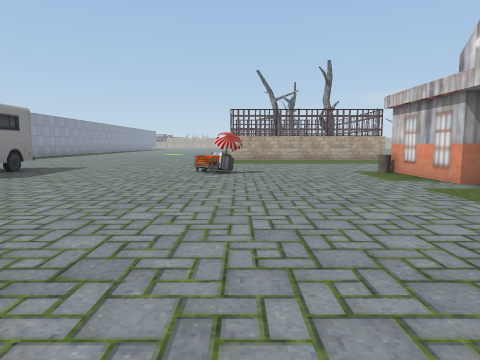
[1] (above)

24 first-person views from a walk through a Unity game level. The camera is 1.2 m above the floor, tilts 6° down and sees 70° across. The floor is counted in squares, 2 m on a side. Each view is taken from the middle of a square. On the plan, view 1 faces up. The plan holds only what a view shows up to about 10 squares ahead; the rest is blank. The place goes on beyond the plan. Some surface patterns are stand-ins.

[2]
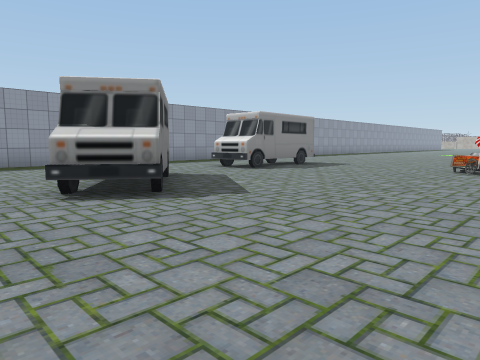

[3]
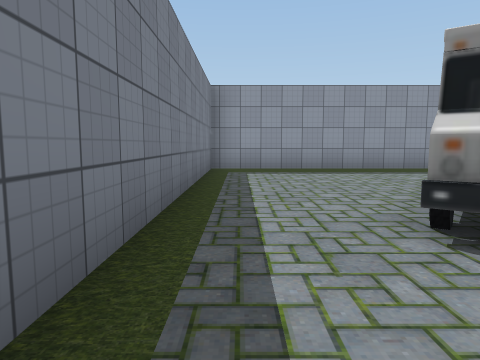

[4]
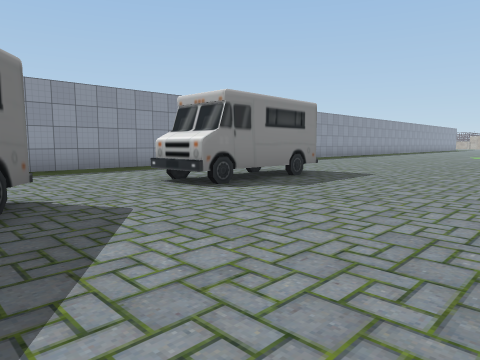

[5]
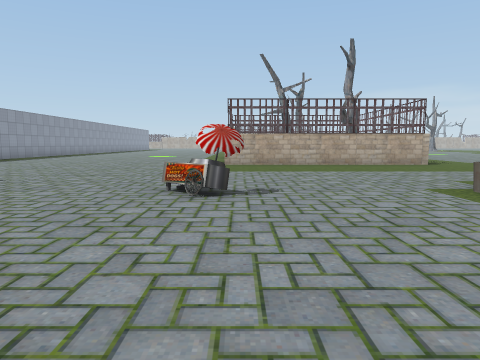

[6]
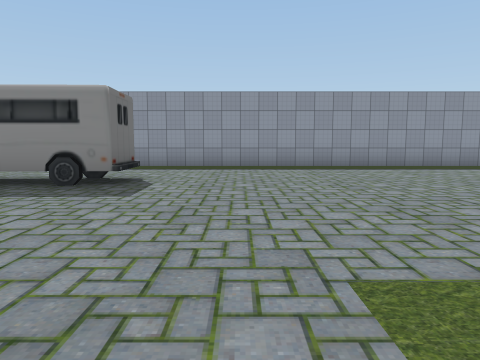

[7]
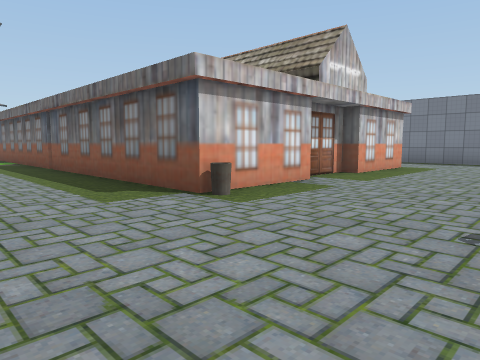

[8]
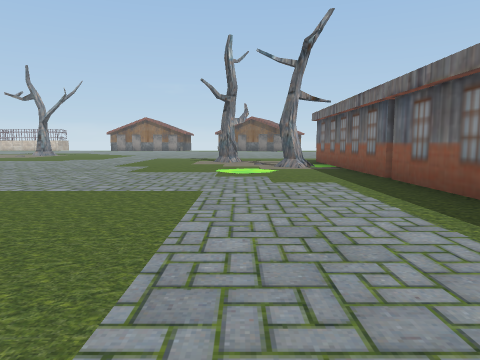

[9]
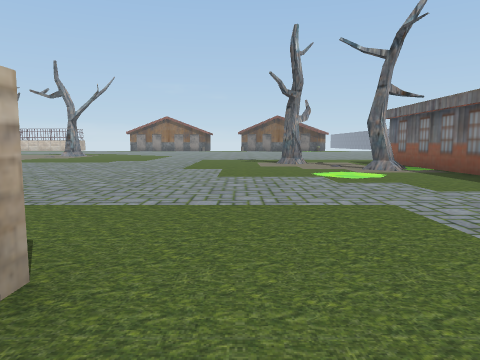

[10]
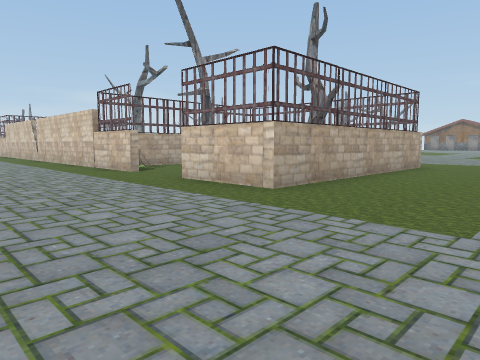

[11]
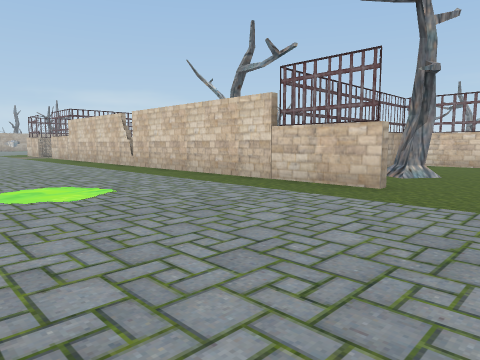

[12]
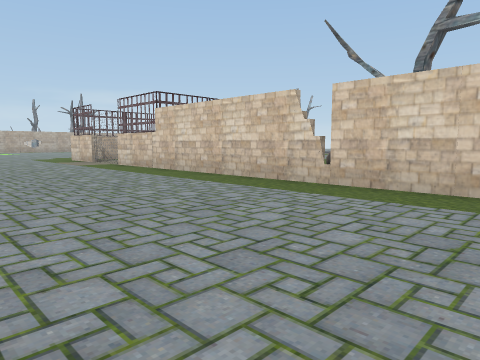

[13]
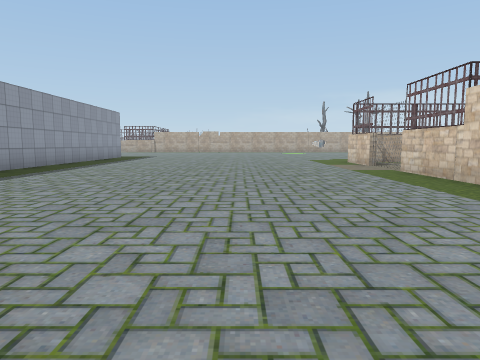

[14]
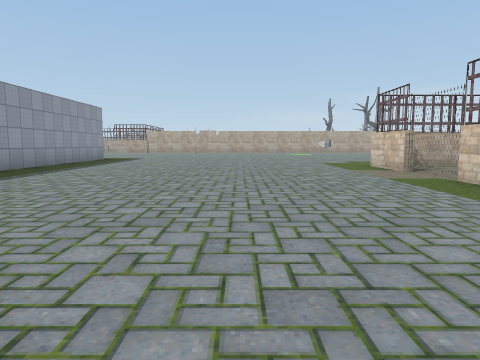

[15]
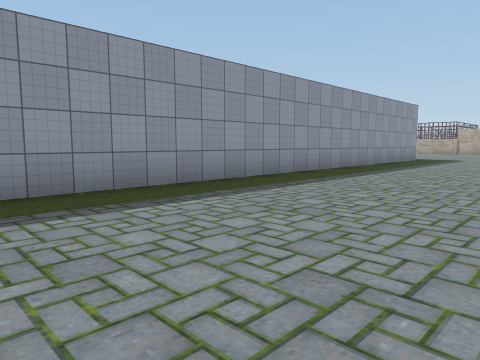

[16]
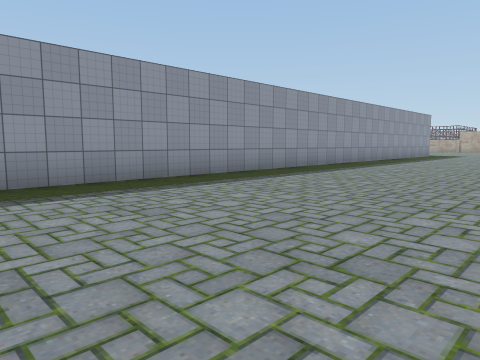

[17]
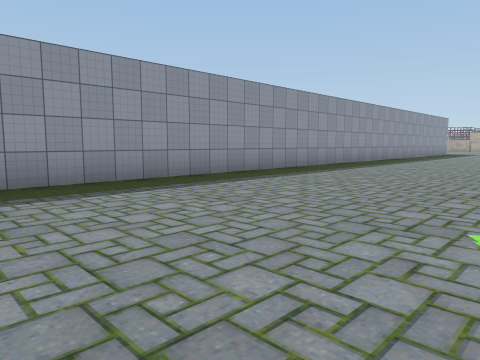

[18]
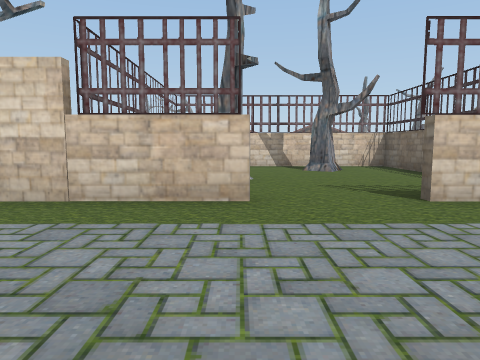

[19]
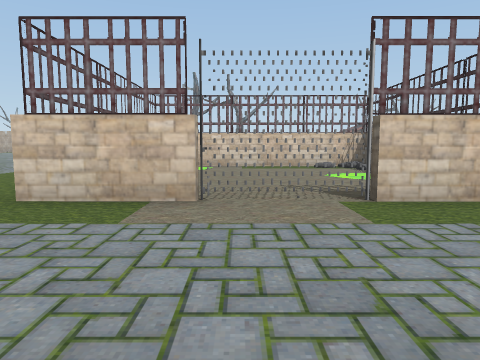

[20]
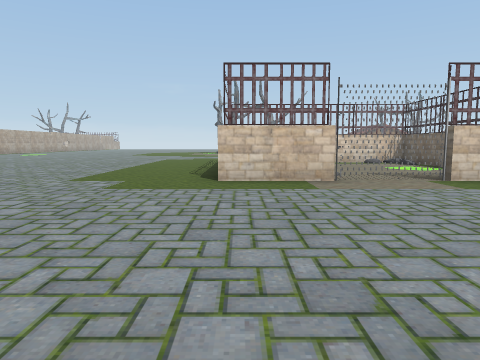

[21]
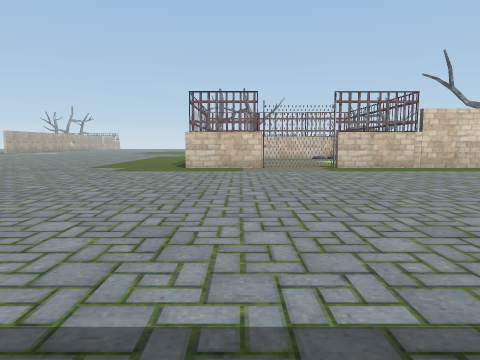

[22]
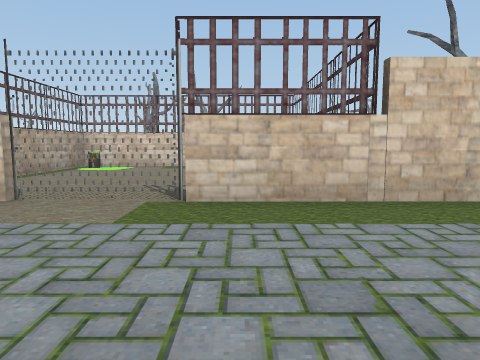

[23]
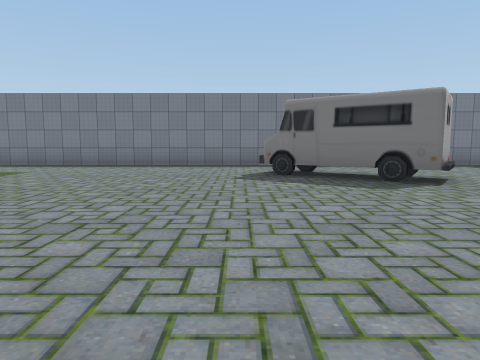

[24]
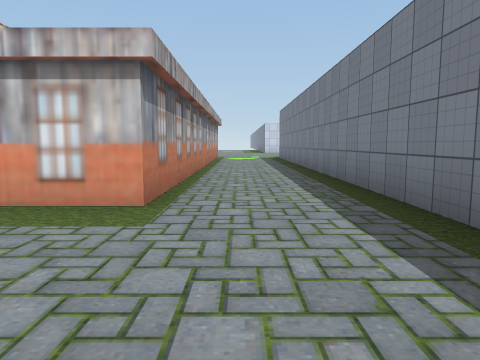

### Floor plan
Ten units are one square. View 1 is at (0, 0); x grows to the right and y downward. Boxes are objects, and circles mark ways between rooms. Rooms are numbered by the first view taken in them; rooms with no view inside come last. Other rooms are left out.
<svg viewBox="-99 -356 249 378">
<path fill="none" stroke="#000" d="M-4 -169 -4 -306M55 -129 -4 -129 -4 -151M-4 -324 -4 -344M30 -74 89 -74M90 -74 141 -74M33 -50 33 -75M36 -32 36 -46M-94 -351 -94 17 100 17M88 -9 33 -9 33 -34M101 -9 91 -9M16 -186 6 -186M32 -131 53 -131 53 -181M50 -186 40 -186M45 -342 6 -342M29 -287 53 -287 53 -335"/>
<rect x="-65" y="-85" width="20" height="40" fill="#bbb"><title>other object</title></rect>
<rect x="-55" y="-35" width="30" height="40" fill="#bbb"><title>other object</title></rect>
<rect x="-15" y="-75" width="20" height="10" fill="#bbb"><title>other object</title></rect>
<rect x="25" y="-245" width="20" height="10" fill="#bbb"><title>other object</title></rect>
<rect x="25" y="-255" width="10" height="10" fill="#bbb"><title>other object</title></rect>
<rect x="45" y="-345" width="10" height="10" fill="#bbb"><title>other object</title></rect>
<rect x="115" y="-95" width="10" height="10" fill="#bbb"><title>other object</title></rect>
<rect x="135" y="-105" width="10" height="10" fill="#bbb"><title>other object</title></rect>
<rect x="15" y="-175" width="10" height="10" fill="#bbb"><title>other object</title></rect>
<rect x="35" y="-155" width="10" height="10" fill="#bbb"><title>other object</title></rect>
<rect x="-5" y="-325" width="10" height="20" fill="#bbb"><title>other object</title></rect>
<circle cx="0" cy="-160" r="3" fill="#2a7"/>
<text x="20" y="-200">1</text>
<text x="20" y="-160">2</text>
<text x="20" y="-320">3</text>
</svg>
Room 1 opens to room 2.

Where each view was taken, in squares from view 1:
view 1: 0 up, 0 right, facing up
view 2: 1 down, 1 right, facing up-left
view 3: 1 down, 1 left, facing left
view 4: 2 up, 1 left, facing up-left
view 5: 3 up, 0 right, facing up
view 6: 10 up, 0 right, facing left
view 7: 10 up, 0 right, facing down-right
view 8: 10 up, 3 right, facing right
view 9: 12 up, 4 right, facing right
view 10: 10 up, 4 left, facing up-right
view 11: 15 up, 5 left, facing up-right
view 12: 21 up, 5 left, facing up-right
view 13: 23 up, 4 left, facing up
view 14: 25 up, 4 left, facing up
view 15: 25 up, 5 left, facing up-left
view 16: 20 up, 4 left, facing up-left
view 17: 17 up, 4 left, facing up-left
view 18: 17 up, 4 left, facing right
view 19: 32 up, 4 left, facing right
view 20: 34 up, 6 left, facing right
view 21: 33 up, 9 left, facing right
view 22: 30 up, 4 left, facing right
view 23: 8 up, 2 left, facing down
view 24: 0 up, 0 right, facing right
